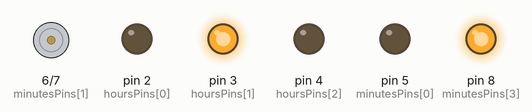
A sketch run on a simulated Arduino Uno, built with avr-gcc and run on an emulated ATmega328P. Shown: motor-driver pin pairs drawn as motors (green arrow = first pin HIGH = forward, orange = second pin HIGH = backward, longer = more drive), output pins drawn as LEDs (lit = HIGH). The local clock reads 2024-03-15 10:24:30 at power-on unless the sketch sets it.

Above: at 0.1 s.
At 30.1 s:
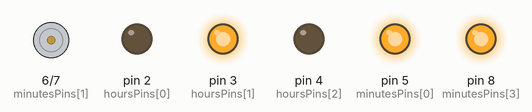
At 90.2 s:
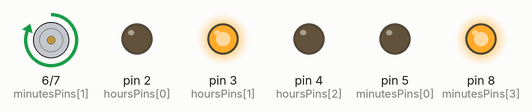
Timing chart, 0 to 91.7 s (numbered marks = the images above):
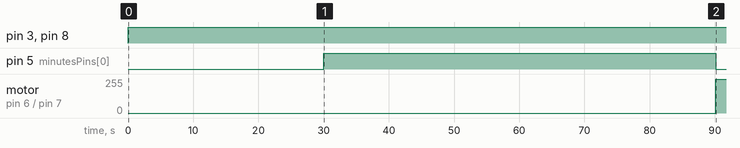

Measured:
- by itself, pin 3 (hoursPins[1]), pin 8 (minutesPins[3]): LOW → HIGH at 0.00 s
- by itself, pin 5 (minutesPins[0]): LOW → HIGH at 30.0 s, → LOW 60.1 s later
- by itself, motor on pin 6 (minutesPins[1]) / pin 7 (minutesPins[2]): stopped → forward 255/255 at 90.1 s

The sketch:

LED_BINARY_CLOCK.ino
```cpp
/*
 Let's build an binary clock using Led and a RTC module(for accurate timing).
*/

#include <Wire.h>
#include <RTClib.h>

RTC_DS3231 rtc;  // Initialize the RTC object

// Define LED pins for hours (H0-H2) and minutes (M0-M3)
const int hoursPins[] = {2, 3, 4};
const int minutesPins[] = {5, 6, 7, 8};

void setup() {
  Wire.begin();
  rtc.begin();

  // Set the initial LED pin modes
  for (int i = 0; i < 3; i++) {
    pinMode(hoursPins[i], OUTPUT);
  }
  for (int i = 0; i < 4; i++) {
    pinMode(minutesPins[i], OUTPUT);
  }
}

void loop() {
  DateTime now = rtc.now();

  // Display the time in binary format
  displayBinaryHours(now.hour());
  displayBinaryMinutes(now.minute());

  delay(1000);  // Update every second
}

void displayBinaryHours(int hours) {
  for (int i = 0; i < 3; i++) {
    int bit = (hours >> i) & 1;
    digitalWrite(hoursPins[i], bit);
  }
}

void displayBinaryMinutes(int minutes) {
  for (int i = 0; i < 4; i++) {
    int bit = (minutes >> i) & 1;
    digitalWrite(minutesPins[i], bit);
  }
}
```
